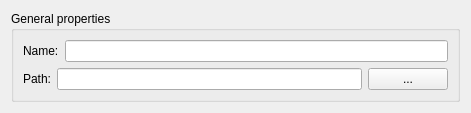
<?xml version="1.0" encoding="UTF-8"?>
<ui version="4.0">
 <class>PDefaultEditAssetWidget</class>
 <widget class="QWidget" name="PDefaultEditAssetWidget">
  <property name="geometry">
   <rect>
    <x>0</x>
    <y>0</y>
    <width>471</width>
    <height>104</height>
   </rect>
  </property>
  <property name="windowTitle">
   <string>Form</string>
  </property>
  <layout class="QVBoxLayout" name="verticalLayout">
   <item>
    <widget class="QGroupBox" name="groupBox">
     <property name="title">
      <string>General properties</string>
     </property>
     <layout class="QVBoxLayout" name="verticalLayout_2">
      <item>
       <layout class="QHBoxLayout" name="horizontalLayout">
        <item>
         <widget class="QLabel" name="label">
          <property name="text">
           <string>Name:</string>
          </property>
         </widget>
        </item>
        <item>
         <widget class="QLineEdit" name="NameLineEdit"/>
        </item>
       </layout>
      </item>
      <item>
       <layout class="QHBoxLayout" name="horizontalLayout_2">
        <item>
         <widget class="QLabel" name="label_2">
          <property name="text">
           <string>Path:</string>
          </property>
         </widget>
        </item>
        <item>
         <widget class="QLineEdit" name="PathLineEdit"/>
        </item>
        <item>
         <widget class="QPushButton" name="OpenAssetButton">
          <property name="text">
           <string>...</string>
          </property>
         </widget>
        </item>
       </layout>
      </item>
     </layout>
    </widget>
   </item>
  </layout>
 </widget>
 <resources/>
 <connections/>
 <slots>
  <slot>parseName()</slot>
 </slots>
</ui>
